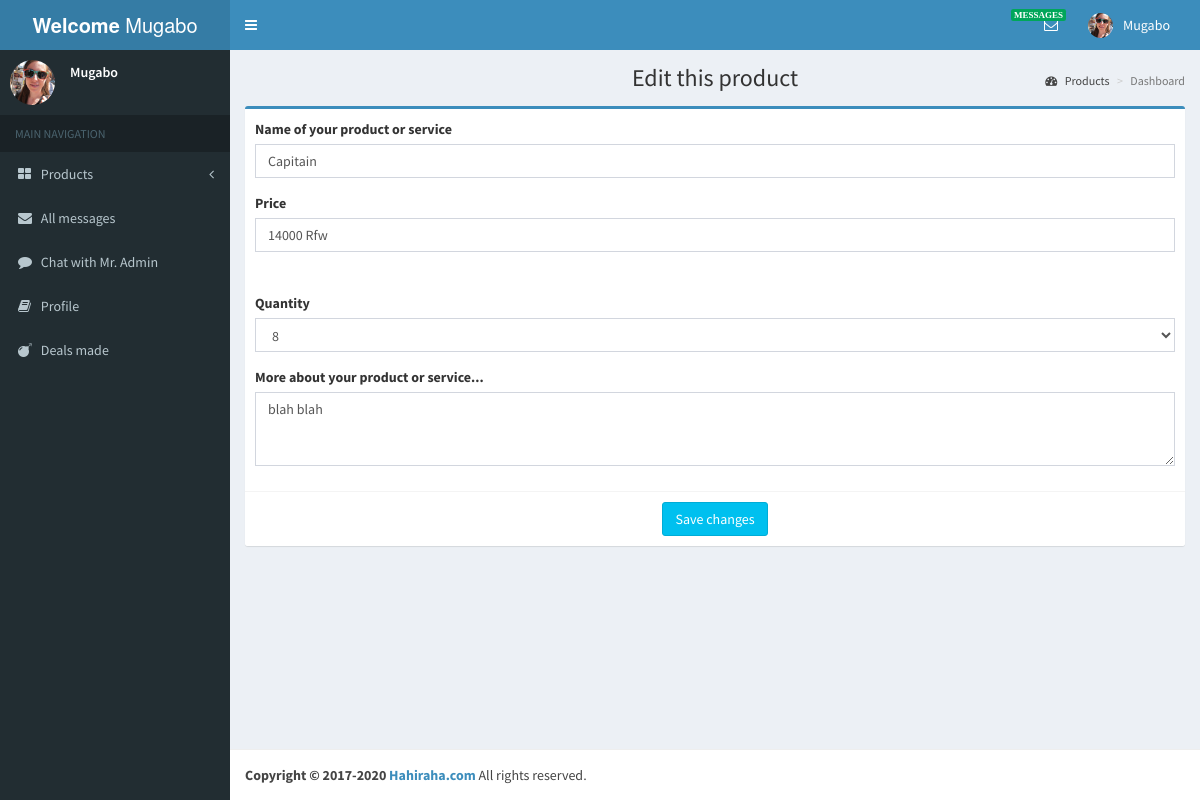
The page /dash/editpro1.php?id=31 (signed in) on the database its author committed.
### tables this page shows
CREATE TABLE `seller` (
  `ID` int(11) NOT NULL,
  `Name` varchar(50) NOT NULL,
  `NameOfBusiness` varchar(100) NOT NULL,
  `Email` varchar(100) NOT NULL,
  `Phone` varchar(20) NOT NULL,
  `Classes` varchar(30) NOT NULL,
  `About` text NOT NULL,
  `Picture01` text NOT NULL,
  `Picture02` text NOT NULL,
  `Picture03` text NOT NULL,
  `Province` varchar(50) NOT NULL,
  `District` varchar(50) NOT NULL,
  `Sector` varchar(50) NOT NULL,
  `Categorie` varchar(50) NOT NULL,
  `Password` varchar(100) NOT NULL,
  `Date` datetime NOT NULL
);

CREATE TABLE `products` (
  `ID` int(11) NOT NULL,
  `Name` varchar(100) NOT NULL,
  `Seller` varchar(50) NOT NULL,
  `Classes` varchar(50) NOT NULL,
  `Phone` varchar(20) NOT NULL,
  `Price` text NOT NULL,
  `Quantity` int(11) NOT NULL,
  `About` text NOT NULL,
  `Picture01` text NOT NULL,
  `Picture02` text NOT NULL,
  `Picture03` text NOT NULL,
  `Province` varchar(30) NOT NULL,
  `District` varchar(15) NOT NULL,
  `Sector` varchar(15) NOT NULL,
  `Categorie` varchar(50) NOT NULL,
  `Views` int(100) UNSIGNED NOT NULL,
  `Date` varchar(30) NOT NULL
);

### dash/editpro1.php (the view, shortened to what this page needs)
<!DOCTYPE html>
<html>
  <head>
    <link href="bootstrap/css/bootstrap.min.css" rel="stylesheet" type="text/css" />
    <link href="font-awesome/css/font-awesome.css" rel="stylesheet" type="text/css" />
    <link href="http://code.ionicframework.com/ionicons/2.0.0/css/ionicons.min.css" rel="stylesheet" type="text/css" />
    <link href="plugins/morris/morris.css" rel="stylesheet" type="text/css" />
    <link href="plugins/jvectormap/jquery-jvectormap-1.2.2.css" rel="stylesheet" type="text/css" />
    <link href="plugins/daterangepicker/daterangepicker-bs3.css" rel="stylesheet" type="text/css" />
    <link href="dist/css/AdminLTE.min.css" rel="stylesheet" type="text/css" />
    <link href="dist/css/skins/_all-skins.min.css" rel="stylesheet" type="text/css" />
  </head>
  <body class="skin-blue">
    <div class="wrapper">
      <?php
        include('navuser1.php');
      ?>
      <div class="content-wrapper">
        <section class="content-header">
          <h1 class="text-center">
            Edit this product
          </h1>
          <ol class="breadcrumb">
            <li><a href="#"><i class="fa fa-dashboard"></i> Products</a></li>
            <li class="active">Dashboard</li>
          </ol>
        </section>
        <section class="content">
          <div class="row">
            <div class="col-lg-12">
                        <div class="box box-primary">
                            <div class="box-body">
                         <?php
                                 $seller=$_REQUEST['id'];
                                 $sqli="SELECT * FROM products WHERE ID='$seller' ORDER BY ID DESC";
                                 $result=mysqli_query($dbcon,$sqli);
                                 while($row=mysqli_fetch_array($result)){
                                     $name=$row['Name'];
                                     $price=$row['Price'];
                                     $more=$row['About'];
                                     $quant=$row['Quantity'];
                                 }
                        ?>
                                <form role="form" method="post" action="../operations/edit.php" enctype="multipart/form-data">
                                        <div class="form-group">
                                            <label>Name of your product or service</label>
                                            <input class="form-control" type="text" name="item" placeholder="Enter your product or service name" value="<?php echo $name; ?>" required>
                                        </div>
                                        <div class="form-group">
                                            <label>Price</label>
                                            <input class="form-control" name="price" type="text" placeholder="Enter the price of your product" value="<?php echo $price; ?>" required>
                                        </div>
                                        <div class="form-group">
                                            <label>Quantity</label>
                                            <select name="quantity" class="form-control">
                                            <?php
                                                for($quant;$quant<=200;$quant++){
                                                    echo'<option>'.$quant.'</option>';
                                                }
                                            ?>
                                            </select>
                                        </div>
                                        <div class="form-group">
                                            <label>More about your product or service...</label>
                                            <textarea class="form-control" name="about" rows="3" required><?php echo $more; ?></textarea>
                                        </div>
                            </div>
                            <div class="box-footer text-center">
                                <button type="submit" name="poh" class="btn btn-info">Save changes</button>
                            </div>
                        </div>
            </div>
          </div>
        </section>
      </div>
      <?php
        include('footer.php');
      ?>
    </div>
  </body>
</html>

### dash/navuser1.php (shortened to what this page needs)
<header class="main-header">
        <a href="#" class="logo"><div class="row">
        <?php
          echo '<b>Welcome</b> '.$_SESSION['seller'];
        ?></div>
        </a>
        <nav class="navbar navbar-static-top" role="navigation">
          <a href="#" class="sidebar-toggle" data-toggle="offcanvas" role="button">
          </a>
          <div class="navbar-custom-menu">
            <ul class="nav navbar-nav">
              <li class="dropdown messages-menu">
                <a href="#" class="dropdown-toggle" data-toggle="dropdown">
                  <i class="fa fa-envelope-o"></i>
                  <span style="font-family:cursive" class="label label-success">MESSAGES</span>
                </a>
              </li>
              <li class="dropdown user user-menu">
                <a href="#" class="dropdown-toggle" data-toggle="dropdown">
                  <?php
                            include('../connect.php');
                            $adminn=$_SESSION['seller'];
                            $sqli="SELECT * FROM seller WHERE Name='$adminn' ORDER BY ID DESC";
                            $result=mysqli_query($dbcon,$sqli);
                            while ($row=mysqli_fetch_assoc($result)) {
                            echo'
                            <img src="../'.$row['Picture01'].'" class="user-image" alt="User Image"/>
                            <span class="hidden-xs">'.$_SESSION['seller'].'</span>
                </a>
                <ul class="dropdown-menu">
                  <li class="user-header">
                    <img src="../'.$row['Picture01'].'" class="img-circle" alt="User Image" />
                    <p>
                      '.$_SESSION['seller'].' - Seller
                      <small>Member since '.$row['Date'].'</small>
                    </p>
                  </li>';
                            }
                  ?>
                </ul>
              </li>
            </ul>
          </div>
        </nav>
      </header>
      <aside class="main-sidebar">
        <section class="sidebar">
          <div class="user-panel">
            <?php
                            include('../connect.php');
                            $adminn=$_SESSION['seller'];
                            $sqli="SELECT * FROM seller WHERE Name='$adminn' ORDER BY ID DESC";
                            $result=mysqli_query($dbcon,$sqli);
                            while ($row=mysqli_fetch_assoc($result)) {
                            echo'
            <div class="pull-left image">
              <img src="../'.$row['Picture01'].'" class="img-circle" alt="User Image" />
            </div>
            <div class="pull-left info">
              <p>'.$_SESSION['seller'].'</p>
            </div>';
                            }
            ?>
          </div>
          <ul class="sidebar-menu">
            <li class="header">MAIN NAVIGATION</li>
            <li class="treeview">
              <a href="#">
                <i class="fa fa-th-large"></i> <span>Products</span>
                <i class="fa fa-angle-left pull-right"></i>
              </a>
            </li>
            <li><a href="messages1.php"><i class="fa fa-envelope"></i> All messages</a></li>
            <li><a href="saytoadmin.php"><i class="fa fa-comment"></i> Chat with Mr. Admin</a></li>
            <li><a href="edit1.php"><i class="fa fa-book"></i> Profile</a></li>
            <li><a href="orders1.php"><i class="fa fa-bomb"></i> Deals made</a></li>
          </ul>
        </section>
      </aside>

### rows shown on the page
seller: Picture01 (picture)
products: item "Capitain", price "14000 Rfw", about "blah blah"

### other values the page prints
$_SESSION['seller'] "Mugabo"
form field quantity "8"
